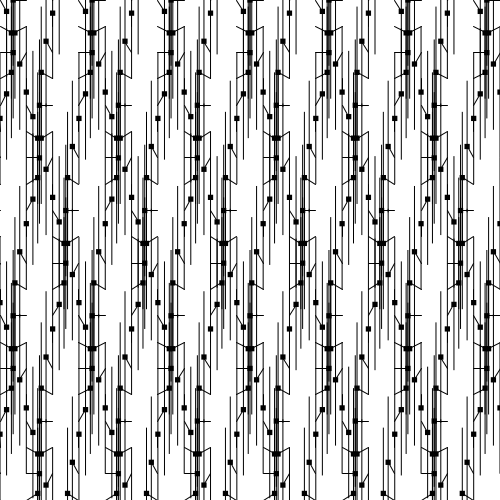
Frame 1 (no input)
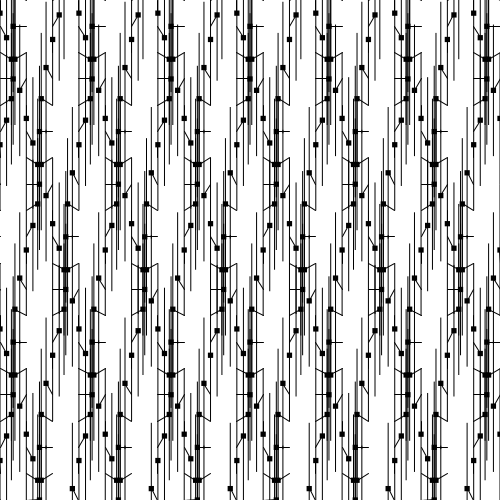
Frame 60 (the mouse pressed at the canvas centre just before this capture)
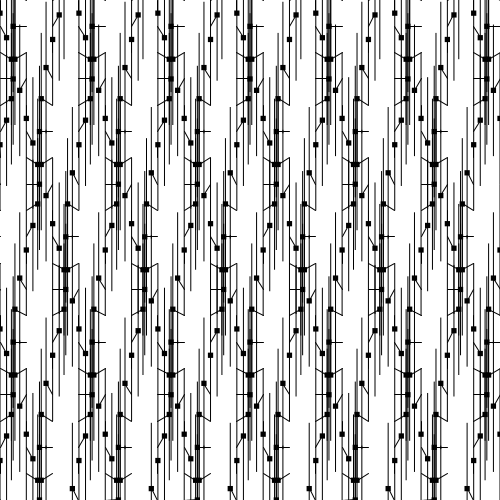
Frame 120 (the mouse held since frame 60 and released just before this capture)

The Processing sketch that drew these frames (run headless with seeded random() and noise(); from frame 60 on, the mouse is pressed at the canvas centre):

// Processing sketch: processing_151359
// ── processing_151359.pde

/*
 * Creative Coding
 * Week 2, 05 - Moving Patterns 1
 * by Indae Hwang and Jon McCormack
 * Copyright (c) 2014 Monash University
 *
 * This sketch builds on the previous sketches, drawing shapes based on the
 * current framerate. The movement of individual shapes combine to create a
 * gestalt field of motion. Use the arrow keys on your keyboard to change the
 * frame rate. 
 * 
 */

// variable used to store the current frame rate value
int frame_rate_value;

void setup() {
  size(500, 500);

  frame_rate_value = 6;
  frameRate(frame_rate_value);
  rectMode(CENTER);
  background(255);
}


void draw() {

  background(255);

  int num = 20;
  int margin = 0;
  float gutter = 0; //distance between each cell
  float cellsize = ( width - (2 * margin) - gutter * (num - 1) ) / (num - 1);

  int circleNumber = 0; // counter
  for (int i=0; i<num; i++) {
    for (int j=0; j<num; j++) {
      circleNumber = (i * num) + j; // different way to calculate the circle number from w2_04

      float tx = margin + cellsize * i + gutter * i;
      float ty = margin + cellsize * j + gutter * j;

      movingCircle(tx, ty, cellsize, circleNumber);
    }
  }
} //end of draw 


void movingCircle(float x, float y, float size, int circleNum) {

  float finalAngle;
  finalAngle = frameCount + circleNum;

  //the rotating angle for each tempX and tempY postion is affected by frameRate and angle;  
  float tempX = x + (size / 2) * sin(PI / frame_rate_value * finalAngle);
  float tempY = y + (size / 2) * cos(PI / frame_rate_value * finalAngle);

  noStroke();
  fill(0);
  rect(tempX, tempY, size/5, size/5);
  rect(tempX, tempY, 1, size*5);
  stroke(0);
  noFill();
  stroke(0);
  line(x, y, tempX, tempY);
}


/*
 * keyReleased function
 *
 * called automatically by Processing when a keyboard key is released
 */
void keyReleased() {

  // right arrow -- increase frame_rate_value
  if (keyCode == RIGHT && frame_rate_value < 60) {
    frame_rate_value++;
  }

  // left arrow -- decrease frame_rate_value
  if ( keyCode == LEFT && frame_rate_value > 1) {
    frame_rate_value--;
  }

  // set the frameRate and print current value on the screen
  frameRate(frame_rate_value);
  println("Current frame Rate is: " + frame_rate_value);
}
